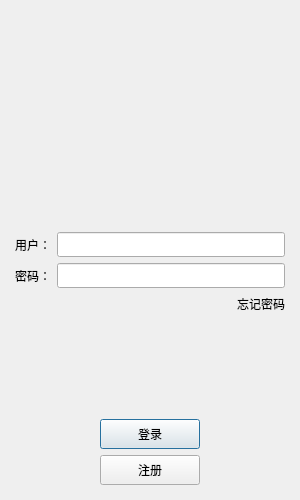
<?xml version="1.0" encoding="UTF-8"?>
<ui version="4.0">
 <class>LoginDialog</class>
 <widget class="QDialog" name="LoginDialog">
  <property name="geometry">
   <rect>
    <x>0</x>
    <y>0</y>
    <width>300</width>
    <height>500</height>
   </rect>
  </property>
  <property name="minimumSize">
   <size>
    <width>300</width>
    <height>500</height>
   </size>
  </property>
  <property name="maximumSize">
   <size>
    <width>300</width>
    <height>500</height>
   </size>
  </property>
  <property name="windowTitle">
   <string>Dialog</string>
  </property>
  <layout class="QVBoxLayout" name="verticalLayout_2">
   <item>
    <layout class="QVBoxLayout" name="verticalLayout">
     <property name="leftMargin">
      <number>4</number>
     </property>
     <property name="topMargin">
      <number>4</number>
     </property>
     <property name="rightMargin">
      <number>4</number>
     </property>
     <property name="bottomMargin">
      <number>4</number>
     </property>
     <item>
      <spacer name="verticalSpacer_3">
       <property name="orientation">
        <enum>Qt::Orientation::Vertical</enum>
       </property>
       <property name="sizeHint" stdset="0">
        <size>
         <width>20</width>
         <height>40</height>
        </size>
       </property>
      </spacer>
     </item>
     <item>
      <layout class="QHBoxLayout" name="horizontalLayout_8">
       <item>
        <widget class="QLabel" name="label">
         <property name="text">
          <string/>
         </property>
         <property name="pixmap">
          <pixmap resource="rc.qrc">:/res/login.jpg</pixmap>
         </property>
         <property name="alignment">
          <set>Qt::AlignmentFlag::AlignCenter</set>
         </property>
        </widget>
       </item>
      </layout>
     </item>
     <item>
      <spacer name="verticalSpacer">
       <property name="orientation">
        <enum>Qt::Orientation::Vertical</enum>
       </property>
       <property name="sizeHint" stdset="0">
        <size>
         <width>20</width>
         <height>40</height>
        </size>
       </property>
      </spacer>
     </item>
     <item>
      <layout class="QHBoxLayout" name="horizontalLayout">
       <item>
        <widget class="QLabel" name="user_label">
         <property name="minimumSize">
          <size>
           <width>0</width>
           <height>25</height>
          </size>
         </property>
         <property name="maximumSize">
          <size>
           <width>16777215</width>
           <height>25</height>
          </size>
         </property>
         <property name="text">
          <string>用户：</string>
         </property>
        </widget>
       </item>
       <item>
        <widget class="QLineEdit" name="user_edit">
         <property name="minimumSize">
          <size>
           <width>0</width>
           <height>25</height>
          </size>
         </property>
         <property name="maximumSize">
          <size>
           <width>16777215</width>
           <height>25</height>
          </size>
         </property>
        </widget>
       </item>
      </layout>
     </item>
     <item>
      <layout class="QHBoxLayout" name="horizontalLayout_4">
       <item>
        <widget class="QLabel" name="pass_label">
         <property name="minimumSize">
          <size>
           <width>0</width>
           <height>25</height>
          </size>
         </property>
         <property name="maximumSize">
          <size>
           <width>16777215</width>
           <height>25</height>
          </size>
         </property>
         <property name="text">
          <string>密码：</string>
         </property>
        </widget>
       </item>
       <item>
        <widget class="QLineEdit" name="pass_edit">
         <property name="minimumSize">
          <size>
           <width>0</width>
           <height>25</height>
          </size>
         </property>
         <property name="maximumSize">
          <size>
           <width>16777215</width>
           <height>25</height>
          </size>
         </property>
        </widget>
       </item>
      </layout>
     </item>
     <item>
      <layout class="QHBoxLayout" name="horizontalLayout_5">
       <item>
        <spacer name="horizontalSpacer">
         <property name="orientation">
          <enum>Qt::Orientation::Horizontal</enum>
         </property>
         <property name="sizeHint" stdset="0">
          <size>
           <width>40</width>
           <height>20</height>
          </size>
         </property>
        </spacer>
       </item>
       <item>
        <widget class="QLabel" name="forget_label">
         <property name="text">
          <string>忘记密码</string>
         </property>
        </widget>
       </item>
      </layout>
     </item>
     <item>
      <spacer name="verticalSpacer_2">
       <property name="orientation">
        <enum>Qt::Orientation::Vertical</enum>
       </property>
       <property name="sizeHint" stdset="0">
        <size>
         <width>20</width>
         <height>40</height>
        </size>
       </property>
      </spacer>
     </item>
     <item>
      <layout class="QHBoxLayout" name="horizontalLayout_6">
       <item>
        <spacer name="horizontalSpacer_2">
         <property name="orientation">
          <enum>Qt::Orientation::Horizontal</enum>
         </property>
         <property name="sizeHint" stdset="0">
          <size>
           <width>40</width>
           <height>20</height>
          </size>
         </property>
        </spacer>
       </item>
       <item>
        <widget class="QPushButton" name="login_btn">
         <property name="minimumSize">
          <size>
           <width>100</width>
           <height>30</height>
          </size>
         </property>
         <property name="maximumSize">
          <size>
           <width>100</width>
           <height>30</height>
          </size>
         </property>
         <property name="text">
          <string>登录</string>
         </property>
        </widget>
       </item>
       <item>
        <spacer name="horizontalSpacer_3">
         <property name="orientation">
          <enum>Qt::Orientation::Horizontal</enum>
         </property>
         <property name="sizeHint" stdset="0">
          <size>
           <width>40</width>
           <height>20</height>
          </size>
         </property>
        </spacer>
       </item>
      </layout>
     </item>
     <item>
      <layout class="QHBoxLayout" name="horizontalLayout_7">
       <item>
        <spacer name="horizontalSpacer_4">
         <property name="orientation">
          <enum>Qt::Orientation::Horizontal</enum>
         </property>
         <property name="sizeHint" stdset="0">
          <size>
           <width>40</width>
           <height>20</height>
          </size>
         </property>
        </spacer>
       </item>
       <item>
        <widget class="QPushButton" name="reg_btn">
         <property name="minimumSize">
          <size>
           <width>100</width>
           <height>30</height>
          </size>
         </property>
         <property name="maximumSize">
          <size>
           <width>100</width>
           <height>30</height>
          </size>
         </property>
         <property name="text">
          <string>注册</string>
         </property>
        </widget>
       </item>
       <item>
        <spacer name="horizontalSpacer_5">
         <property name="orientation">
          <enum>Qt::Orientation::Horizontal</enum>
         </property>
         <property name="sizeHint" stdset="0">
          <size>
           <width>40</width>
           <height>20</height>
          </size>
         </property>
        </spacer>
       </item>
      </layout>
     </item>
    </layout>
   </item>
  </layout>
 </widget>
 <resources>
  <include location="rc.qrc"/>
 </resources>
 <connections/>
</ui>
